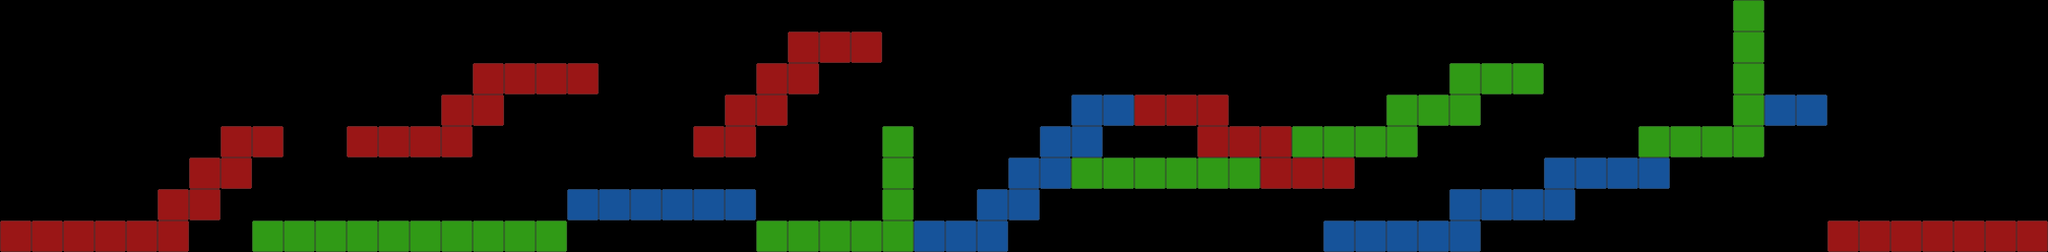

This is a level from a 2D game, rendered from its Tiled map with the project's own tilesets. A one-line summary and the map file follow, with tile-layer data summarised:
An orthogonal 65x8 tile map with 32x32 px tiles, 3 tile layers (red, green, blue) and 6 objects.

<map version="1.0" orientation="orthogonal" renderorder="right-down" width="65" height="8" tilewidth="32" tileheight="32" nextobjectid="69">
 <tileset firstgid="1" name="blocks" tilewidth="32" tileheight="32">
  <image source="blocks.png" width="96" height="32" />
 </tileset>
 <objectgroup name="macas">
  <object id="63" x="252" y="64">
   <ellipse />
  </object>
  <object id="64" x="521" y="155">
   <ellipse />
  </object>
  <object id="65" x="837" y="158">
   <ellipse />
  </object>
  <object id="66" x="1167" y="135">
   <ellipse />
  </object>
  <object id="67" x="1474" y="141">
   <ellipse />
  </object>
  <object id="68" x="1903" y="149">
   <ellipse />
  </object>
 </objectgroup>
 <layer name="red" width="65" height="8">
  <data>[520 cells, 47 non-empty, 1 distinct tile ids]</data>
 </layer>
 <layer name="green" width="65" height="8">
  <data>[520 cells, 42 non-empty, 1 distinct tile ids]</data>
 </layer>
 <layer name="blue" width="65" height="8">
  <data>[520 cells, 32 non-empty, 1 distinct tile ids]</data>
 </layer>
</map>